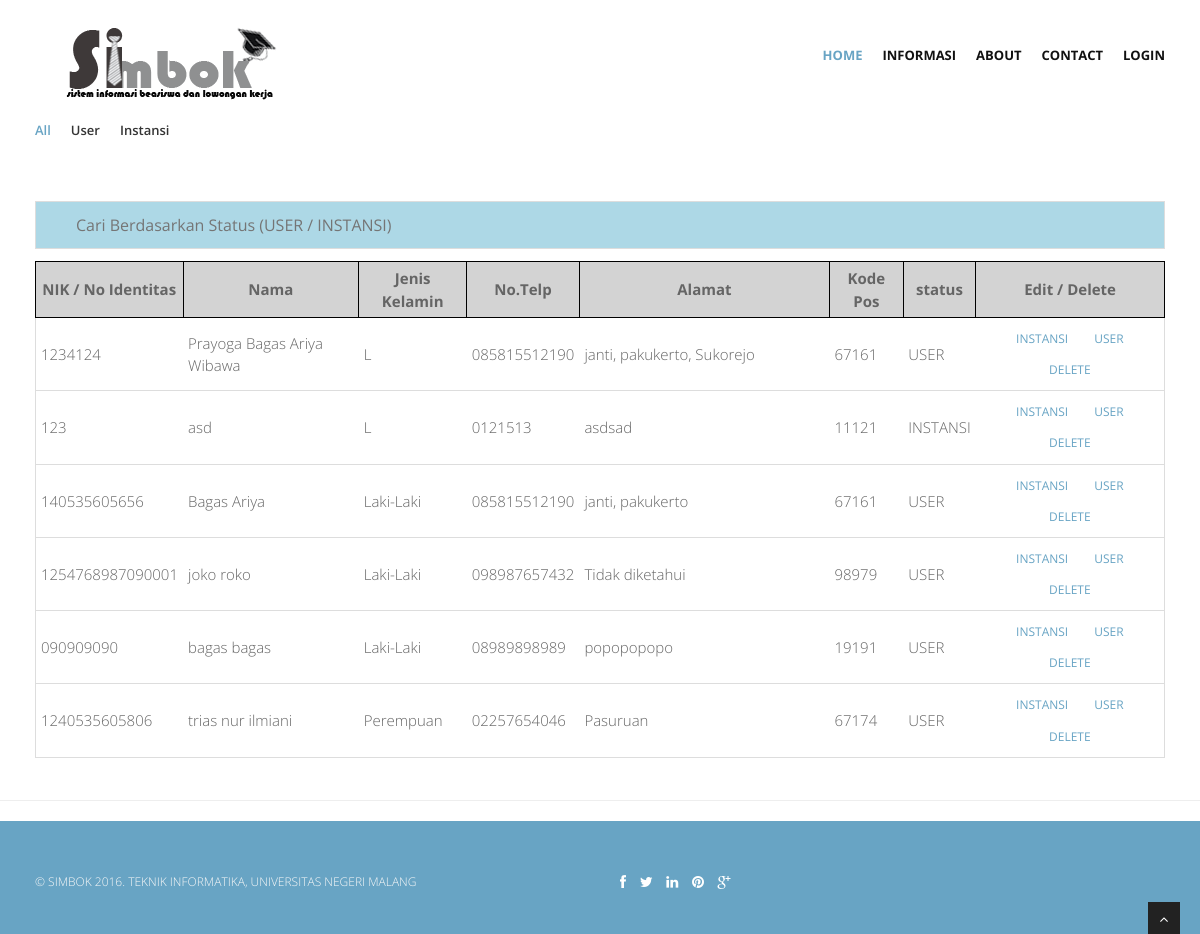
The page /index.php?page=daftar_user on the database its author committed.
### tables this page shows
CREATE TABLE `user` (
  `id` int(255) NOT NULL AUTO_INCREMENT,
  `name` varchar(255) NOT NULL,
  `sex` varchar(10) NOT NULL,
  `no_ktp` varchar(16) NOT NULL,
  `no_telp` varchar(12) DEFAULT NULL,
  `alamat` varchar(255) NOT NULL,
  `kode_pos` varchar(10) DEFAULT NULL,
  `status` varchar(10) NOT NULL,
  `username` varchar(255) NOT NULL,
  `password` varchar(255) NOT NULL,
  PRIMARY KEY (`id`),
  KEY `no_ktp` (`no_ktp`),
  KEY `name` (`name`,`no_ktp`,`alamat`,`sex`,`no_telp`),
  KEY `name_2` (`name`,`no_ktp`),
  KEY `name_3` (`name`,`sex`,`no_ktp`,`no_telp`,`alamat`),
  KEY `no_ktp_2` (`no_ktp`,`name`,`sex`,`alamat`,`no_telp`)
);

### daftar_user.php (the view, shortened to what this page needs)
<?php
  $res = "SELECT * FROM user where status!='ADMIN'";
  $query = mysql_query($res);
?>
<section id="contect">
  <div class="container">
    <div class="row">
      <div class="col-lg-12">
        <ul class="portfolio-categ filter">
          <li class="all active"><a href="#">All</a></li>
          <li class="user"><a href="#">User</a></li>
          <li class="instansi"><a href="#">Instansi</a></li>
        </ul>
      </div>
    </div>
  </div>
</section>
<div class="container">
<input type="text" id="myInput" onkeyup="myFunction()" placeholder="Cari Berdasarkan Status (USER / INSTANSI)">
  <form action="" method="post">
    <table style="width:100%;" id="myTable">
      <tr>
        <th>NIK / No Identitas</th>
        <th>Nama</th>
        <th>Jenis Kelamin</th>
        <th>No.Telp</th>
        <th style="width: 250px;">Alamat</th>
        <th>Kode Pos</th>
        <th>status</th>
        <th style="text-align: center;">Edit / Delete</th>
      </tr>
      <?php
        while($tampil = mysql_fetch_array($query)){
        $noka = $tampil['no_ktp'];
        echo "
        <tr>
          <td>".$tampil['no_ktp']."</td>
          <td>".$tampil['name']."</td>
          <td>".$tampil['sex']."</td>
          <td>".$tampil['no_telp']."</td>
          <td>".$tampil['alamat']."</td>
          <td>".$tampil['kode_pos']."</td>
          <td>".$tampil['status']."</td>
          <td style='text-align: center;'>
            <a href='update.php?nk=$noka&&st=INSTANSI' class='btn'>INSTANSI<br>
            <a href='update.php?nk=$noka&&st=USER' class='btn'>USER<br>
            <a href='delete.php?nk=$noka' class='btn'>DELETE</a>
          </td>
        </tr>
        ";
        }
      ?>
    </table>
  </form>
</div>
<br>

### css/style.css (style rules this page uses)
body { font-family:'Open Sans', Arial, sans-serif; font-size:14px; font-weight:300; line-height:1.6em; color:#656565; }
.container { padding:0 20px 0 20px; position:relative; }
.row,.row-fluid { margin-bottom:30px; }
ul.portfolio-categ { margin:10px 0 30px 0; padding:0; float:left; list-style:none; }
ul.portfolio-categ li { margin:0; padding:0 20px 0 0; float:left; list-style:none; font-size:13px; font-weight:600; }
ul.portfolio-categ li a { display:block; padding:35x 0 35x 0; color:#353535; }

### css/tabel.css (style rules this page uses)
table, th { border: 1px solid black; border-collapse: collapse; }
th, td { padding: 5px; text-align: left; }
th { background-color: lightgrey; text-align: center; }
#myInput { background-image: url('/css/searchicon.png'); background-position: 10px 12px; background-repeat: no-repeat; width: 100%; font-size: 16px; padding: 12px 20px 12px 40px; border: 1px solid #ddd; margin-bottom: 12px; background-color: lightblue; }
#myTable { border-collapse: collapse; width: 100%; border: 1px solid #ddd; font-size: 15px; }
#myTable tr { border-bottom: 1px solid #ddd; }

### skins/default.css (style rules this page uses)
a, a:hover,a:focus,a:active, footer a.text-link:hover, strike, .post-meta span a:hover, footer a.text-link, ul.meta-post li a:hover, ul.cat li a:hover, ul.recent li h6 a:hover, ul.portfolio-categ li.active a, ul.portfolio-categ li.active a:hover, ul.portfolio-categ li a:hover,ul.related-post li h4 a:hover, span.highlight,article .post-heading h3 a:hover, .navbar .nav > .active > a,.navbar .nav > .active > a:hover,.navbar .nav > li > a:hover,.navbar .nav > li > a:focus,.navbar .nav > .active > a:focus, .validation { color:#68A4C4; }

### css/overwrite.css (style rules this page uses)
label, input, button, select, textarea { font-size: 13px; font-weight: normal; }
input, button, select, textarea { font-family:'Open Sans', Arial, sans-serif; font-size: 13px; }
select, textarea, input[type="text"], input[type="password"], input[type="datetime"], input[type="datetime-local"], input[type="date"], input[type="month"], input[type="time"], input[type="week"], input[type="number"], input[type="email"], input[type="url"], input[type="search"], input[type="tel"], input[type="color"], .uneditable-input { -webkit-border-radius: 0; -moz-border-radius: 0; border-radius: 0; }
ul, ol { padding: 0; margin: 0 0 10px 25px; }
li { line-height: 1.6em; }
.btn { font-size: 12px; text-transform:uppercase; text-shadow: none; background-image:none; border-color: none; border-bottom-color: none; -webkit-box-shadow: none; -moz-box-shadow: none; box-shadow: none; }
.btn { outline:0; -webkit-border-radius: 2px; -moz-border-radius: 2px; border-radius: 2px; }
a.btn,.btn:focus { outline:0; }

### rows shown on the page
user: no_ktp "1234124", name "Prayoga Bagas Ariya Wibawa", sex "L", no_telp "085815512190", alamat "janti, pakukerto, Sukorejo", kode_pos "67161", status "USER"
user: no_ktp "123", name "asd", sex "L", no_telp "0121513", alamat "asdsad", kode_pos "11121", status "INSTANSI"
user: no_ktp "140535605656", name "Bagas Ariya", sex "Laki-Laki", no_telp "085815512190", alamat "janti, pakukerto", kode_pos "67161", status "USER"
user: no_ktp "1254768987090001", name "joko roko", sex "Laki-Laki", no_telp "098987657432", alamat "Tidak diketahui", kode_pos "98979", status "USER"
user: no_ktp "090909090", name "bagas bagas", sex "Laki-Laki", no_telp "08989898989", alamat "popopopopo", kode_pos "19191", status "USER"
user: no_ktp "1240535605806", name "trias nur ilmiani", sex "Perempuan", no_telp "02257654046", alamat "Pasuruan", kode_pos "67174", status "USER"
